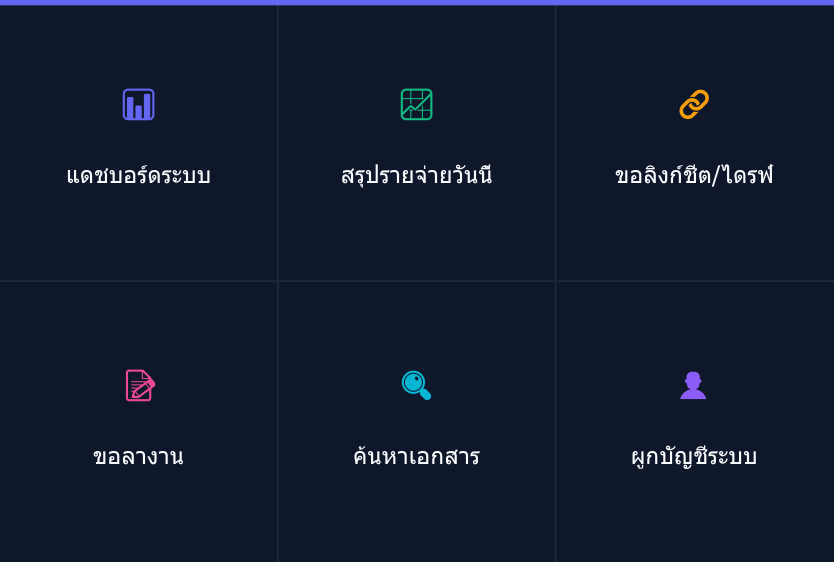
#> input picture webai/rich_menu_bg.png, 2500 x 1686 px (shown at 1/3 size)
$ python -i ocr_service.py   (imports and definitions only)
#> lines starting #> are read from the running program, lines starting #| are printed output that depends on the picture
#> further down, picture is the input picture: PIL image 2500x1686 RGB; mean R, G, B 18.6, 26.6, 46.7
# -*- coding: utf-8 -*-
"""
ocr_service.py — OCR ภาษาไทย+อังกฤษด้วย Tesseract

หา tesseract.exe เอง (ตัวแปร TESSERACT_CMD → PATH → Program Files) และใช้ข้อมูลภาษาจากโฟลเดอร์ webai/tessdata
(มี tha.traineddata) จึงไม่ต้องแก้ไฟล์ใน Program Files  ถ้าไม่มี Tesseract จะคืนค่าว่าง ไม่ทำให้ระบบล้ม
"""
import logging
import os
import shutil
from pathlib import Path

logger = logging.getLogger("OrgChatAI.OCR")

_BASE = Path(__file__).resolve().parent
_STATE = {"checked": False, "ok": False, "lang": "eng", "msg": ""}

_CANDIDATES = [
    r"C:\Program Files\Tesseract-OCR\tesseract.exe",
    r"C:\Program Files (x86)\Tesseract-OCR\tesseract.exe",
    "/usr/bin/tesseract",
    "/usr/local/bin/tesseract",
]


# [42 lines left out: functions _find_cmd, configure, not called in this run]


def available() -> bool:
    return configure()["ok"]


def _prep(img):
    from PIL import ImageOps
    img = img.convert("L")
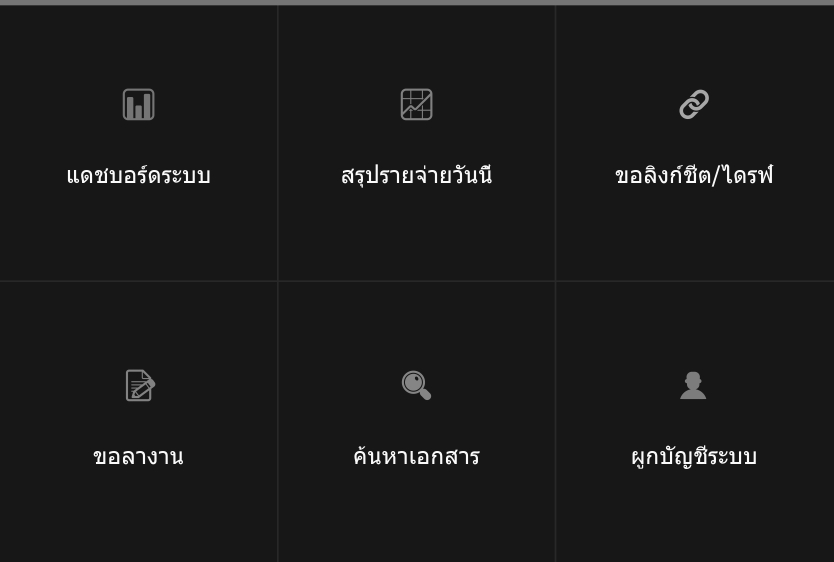
#> img: PIL image 2500x1686 L (shown at 1/3 size); min 23, max 250, mean 26.7
    w, h = img.size
#> w = 2500; h = 1686
    if max(w, h) < 1600:  # ภาพเล็ก → ขยายเพื่อให้อ่านตัวอักษรไทยแม่นขึ้น
        f = min(3.0, 1600 / max(w, h))
        img = img.resize((int(w * f), int(h * f)))
    return ImageOps.autocontrast(img)
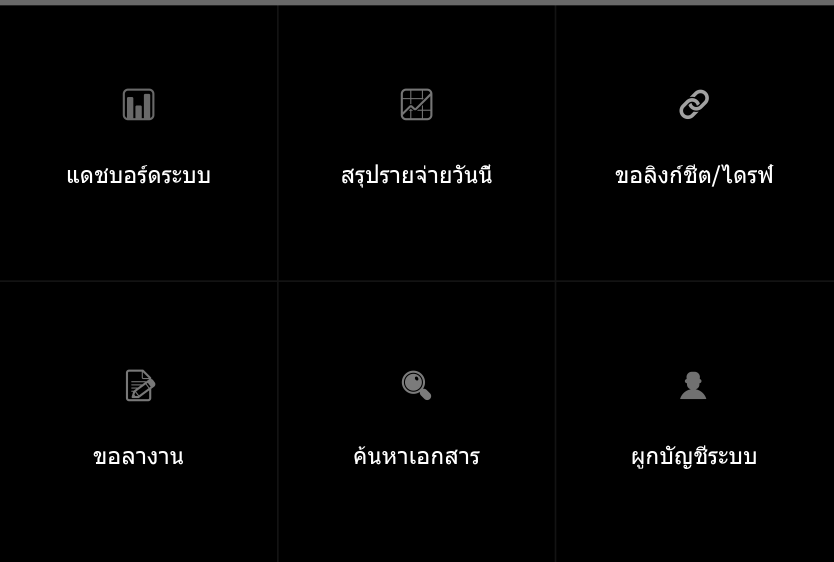
#> returned value: PIL image 2500x1686 L (shown at 1/3 size); min 0, max 255, mean 4.2


# [25 lines left out: functions ocr_image, ocr_pdf_page, not called in this run]

>>> from PIL import Image
>>> picture = Image.open('rich_menu_bg.png')
>>> result = _prep(picture)
